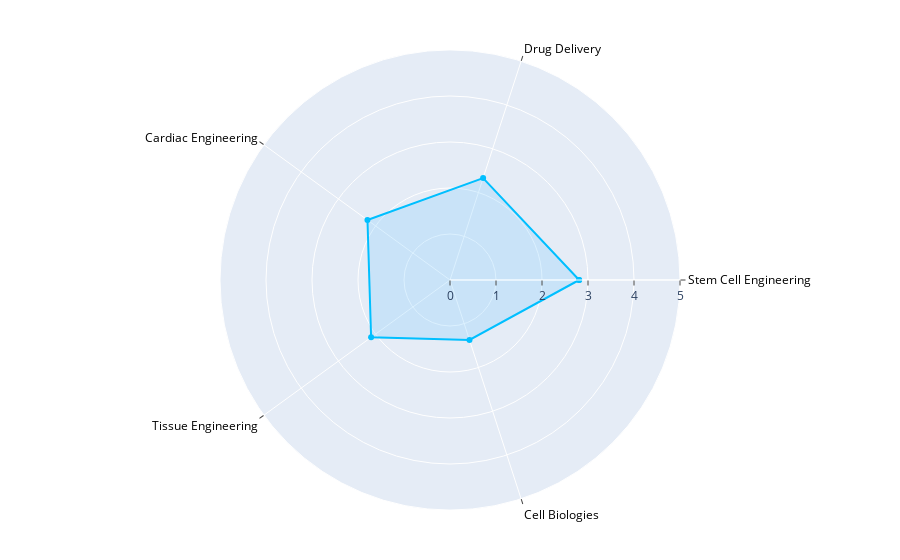

The notebook cell saved with this chart:
### Code cell
fig = go.Figure()

# Add trace to radar plot with improved color style
fig.add_trace(go.Scatterpolar(
    r=person_topic_info['score'].tolist() + [person_topic_info['score'].iloc[0]],  # Close the circle
    theta=person_topic_info['index'].tolist() + [person_topic_info['index'].iloc[0]],  # Close the circle
    fill='toself',
    line=dict(color='deepskyblue', width=2),  # Change line color
    fillcolor='rgba(135, 206, 250, 0.3)'  # Light blue fill color with transparency
))

# Update layout for radar plot
fig.update_layout(
    title_x=0.5,  # Center the title
    polar=dict(
        radialaxis=dict(
            visible=True,
            range=[0, 5],  # Adjust according to your data range
            showticklabels=True,
            ticks='outside',
            ticklen=5
        ),
        angularaxis=dict(
            tickfont=dict(size=12, color='black'),  # Customize axis labels
            showticklabels=True,
            ticks='outside'
        )
    ),
    legend=dict(
        title='Legend',
        title_font_size=13,
        font=dict(size=12, color='black')
    ),
    margin=dict(l=50, r=50, t=50, b=50)  # Adjust margins
)

# Display the plot
fig.show()

### Figure 1 — Plotly figure (JSON) as saved in the notebook; plotly's stock layout.template omitted (floating-point values rounded to 4 significant figures)
{"data": [{"fill": "toself", "fillcolor": "rgba(135, 206, 250, 0.3)", "line": {"color": "deepskyblue", "width": 2}, "r": [2.808, 2.329, 2.218, 2.12, 1.371, 2.808], "theta": ["Stem Cell Engineering", "Drug Delivery", "Cardiac Engineering", "Tissue Engineering", "Cell Biologies", "Stem Cell Engineering"], "type": "scatterpolar"}], "layout": {"legend": {"font": {"color": "black", "size": 12}, "title": {"font": {"size": 13}, "text": "Legend"}}, "margin": {"b": 50, "l": 50, "r": 50, "t": 50}, "polar": {"angularaxis": {"showticklabels": true, "tickfont": {"color": "black", "size": 12}, "ticks": "outside"}, "radialaxis": {"range": [0, 5], "showticklabels": true, "ticklen": 5, "ticks": "outside", "visible": true}}, "title": {"x": 0.5}}}
